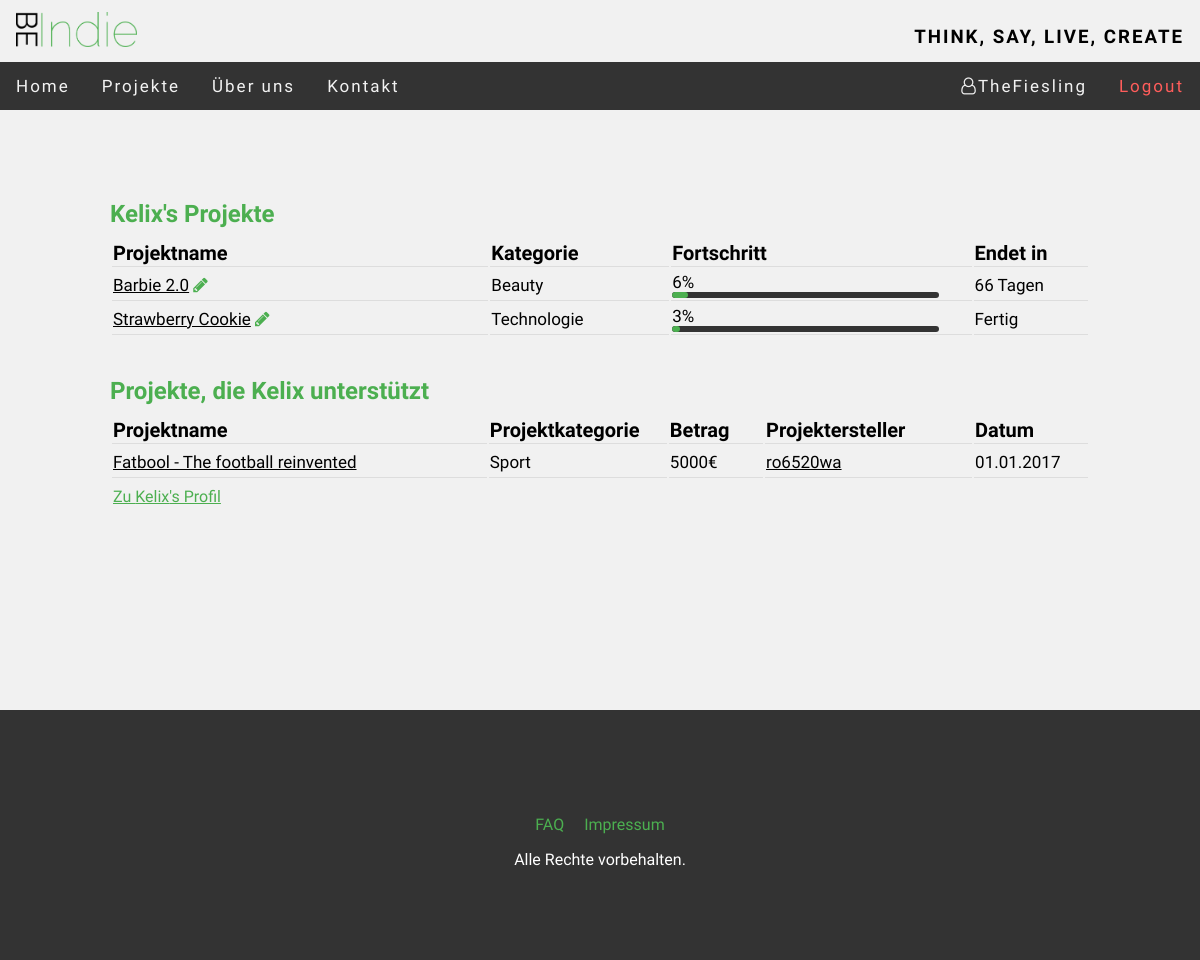
The page /BeIndie/index.php?page=my_projects&uname=TheFiesling (signed in) on the database its author committed.
### tables this page shows
CREATE TABLE `user` (
  `user_ID` int(11) NOT NULL,
  `email` varchar(200) NOT NULL,
  `user_name` varchar(30) NOT NULL,
  `first_name` varchar(200) DEFAULT NULL,
  `last_name` varchar(200) DEFAULT NULL,
  `avatar` varchar(200) DEFAULT NULL,
  `location` varchar(200) DEFAULT NULL,
  `crypt_pw` varchar(200) NOT NULL,
  `user_bio` varchar(500) DEFAULT NULL
);

CREATE TABLE `project` (
  `project_ID` int(11) NOT NULL,
  `creator` varchar(200) NOT NULL,
  `title` varchar(200) NOT NULL,
  `goal` int(11) NOT NULL,
  `current_status` int(11) NOT NULL,
  `start_date` date NOT NULL,
  `end_date` date NOT NULL,
  `category` varchar(200) NOT NULL,
  `description` text NOT NULL
);

CREATE TABLE `transaction` (
  `transaction_ID` int(11) NOT NULL,
  `user_email` varchar(200) NOT NULL,
  `project_ID` int(11) NOT NULL,
  `amount` int(11) NOT NULL,
  `date` date NOT NULL
);

### BeIndie/includes/pages/my_projects/my_projects.php (the view, shortened to what this page needs)
<?php
$uname = $_GET["uname"];
$sess_user = "";
if(isset($_SESSION["username"])){
    $sess_user = $_SESSION["username"];
}
include ("includes/functions/swConnect.php");
$query = "SELECT user_name, first_name, user_ID FROM user WHERE user_name ='" . $uname . "'";
$result = mysqli_query($conn, $query);
$query_myprojects = "SELECT title, current_status, goal, project_ID, UNIX_TIMESTAMP(end_date), category FROM user u JOIN project p ON u.email=p.creator WHERE u.user_name='" . $uname . "'";
$query_supportprojects = "SELECT creator, amount, title, category, date, t.project_ID FROM user u JOIN transaction t ON u.email=t.user_email"
                        . " JOIN project p ON t.project_ID=p.project_ID WHERE u.user_name='" . $uname . "'";
$result_myprojects = mysqli_query($conn, $query_myprojects);
$result_supportprojects = mysqli_query($conn, $query_supportprojects);
$output = mysqli_fetch_assoc($result);
$name = "";
if ($output["first_name"] == NULL) {
    $name = $output["user_name"];
} else {
    $name = $output["first_name"];
}
$allow_edit = false;
if($output["user_name"] == $sess_user){
    $allow_edit = true;
}
?>
<div id="myproject_wrap">
    <div id="myprojects_table">
        <h2><?=$name?>'s Projekte</h2>
        <table>
            <tr>
                <th class="first">
                    Projektname
                </th>
                <th class="second">
                    Kategorie
                </th>
                <th class="third">
                    Fortschritt
                </th>
                <th class="fourth">
                    Endet in
                </th>
            </tr>
            <?php
               while($output1 = mysqli_fetch_assoc($result_myprojects)){ ?>
            <tr>
                <td>
                    <a class="project_links" href="index.php?page=projects&q=<?=$output1["project_ID"]?>"><?=$output1["title"]?></a>
                    <?php if($allow_edit == true) { ?> <a class="edit_links" href="index.php?page=new_project"><i class="fa fa-pencil" aria-hidden="true"></i></a> <?php } ?>
                </td>
                <td>
                    <?=$output1["category"]?>
                </td>
                <td>
                    <div class='percent_goal'>
                        <?php
                            $percent = number_format((($output1["current_status"] / $output1["goal"]) * 100));
                            echo $percent . "%";
                        ?>
                    </div>
                    <div class='goal_bar_table'><div class='current_bar_table' style='width:<?= $percent ?>%'></div></div>
                </td>
                <td>
                    <?php
                        $time = round(($output1["UNIX_TIMESTAMP(end_date)"] - strtotime(date('Y-m-d'))) / 3600);
                        $days = round(($output1["UNIX_TIMESTAMP(end_date)"] - strtotime(date('Y-m-d'))) / 86400);
                        if ($time <= 0) {
                            echo 'Fertig';
                        } elseif ($time > 72) {
                            echo $days . " Tagen";
                        } else {
                            echo $time . " Stunden";
                        }
                    ?>
                </td>
            </tr>
            <?php } ?>
        </table>
    </div>
    <div id="supportprojects_table">
        <h2>Projekte, die <?=$name?> unterstützt</h2>
        <table>
            <tr>
                <th class="first">
                  Projektname
                </th>
                <th class="second">
                    Projektkategorie
                </th>
                <th class="third_1">
                    Betrag
                </th>
                <th class="third_2">
                    Projektersteller
                </th>
                <th class="fourth">
                    Datum
                </th>
            </tr>
            <?php while($output2 = mysqli_fetch_assoc($result_supportprojects)) { ?>
            <tr>
                <td>
                    <a class="project_links" href="index.php?page=projects&q=<?=$output2["project_ID"]?>"><?=$output2["title"]?></a>
                </td>
                <td>
                    <?=$output2["category"]?>
                </td>
                <td>
                    <?=$output2["amount"]?>€
                </td>
                <td>
                    <?php $query_temp = "SELECT user_name, user_ID FROM user WHERE email='" . $output2["creator"] . "'";
                          $result_temp = mysqli_query($conn, $query_temp);
                          $output_temp = mysqli_fetch_assoc($result_temp);
                          echo "<a class='user_links' href='index.php?page=user_profile&id=" . $output_temp["user_ID"] ."'>" . $output_temp["user_name"] . "</a>";
                    ?>
                </td>
                <td>
                    <?=date("d.m.Y",strtotime($output2["date"]))?>
                </td>
            </tr>
            <?php } ?>
        </table>
    </div>
    <a id="profile_link" href="index.php?page=user_profile&id=<?=$output["user_ID"]?>">Zu <?=$name?>'s Profil</a>
</div>

### BeIndie/css/style.css (style rules this page uses)
* { margin: 0; }
body { background-color: #f1f1f1; }
body,h2,h3,h4,h5,h6,h7 { font-family: 'Raleway', sans-serif; }

### BeIndie/includes/pages/my_projects/css/my_projects.css (style rules this page uses)
#myproject_wrap { width: 980px; margin: 0 auto; padding: 50px 0; height: 500px; }
#myprojects_table { padding: 40px 0; }
#myprojects_table h2, #supportprojects_table h2 { color: #4CAF50; margin-bottom: 10px; }
#myprojects_table table, #supportprojects_table table { width: 100%; }
#myprojects_table th, #supportprojects_table th { font-size: 20px; text-align: left; border-bottom: 1px solid #ddd; }
#myprojects_table td, #supportprojects_table td { height: 29px; font-size: 17px; border-bottom: 1px solid #ddd; }
.first { width: 360px; }
.second { width: 170px; }
.third { width: 287px; }
.third_1 { width: 89px; }
.third_2 { width: 198px; }
.fourth { width: 108px; }
.goal_bar_table { width: 267px; background-color: #333; border-radius: 3px; height: 6px; overflow:hidden; }
.current_bar_table { background-color: #4CAF50; border-radius: 3px; height: 6px; overflow:hidden; }
.project_links, .user_links { text-decoration: underline; color: black; }
#profile_link { text-decoration: underline; color: #4CAF50; position: absolute; margin: 7px 3px; }
.edit_links { text-decoration: none; color: #4CAF50; }

### rows shown on the page
user: first_name "Kelix"
project: title "Barbie 2.0", category "Beauty", percent "6", days "66"
project: title "Strawberry Cookie", category "Technologie", percent "3", shows "Fertig"
transaction: project_ID.title "Fatbool - The football reinvented", project_ID.category "Sport", amount "5000", user.user_name "ro6520wa", date "01.01.2017"

### other values the page prints
$_SESSION["username"] "TheFiesling"
